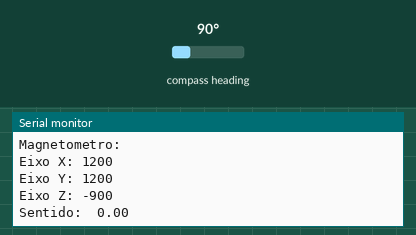
This sketch was run on a simulated ESP32. Shown: the last lines printed to the serial monitor. Inputs (shaded band) come from the test bench; at power-on: compass heading 90°.

Above: at 1.3 s.
1.4 s: compass heading set to 7°
At 1.79 s:
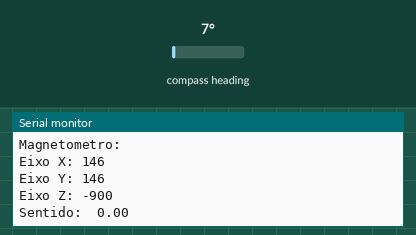
2.9 s: compass heading set to 180°
At 3.3 s:
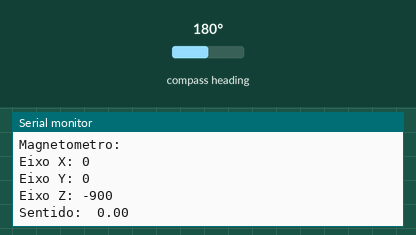
Timing chart, 0 to 5.9 s (numbered marks = the images above; inputs shaded):
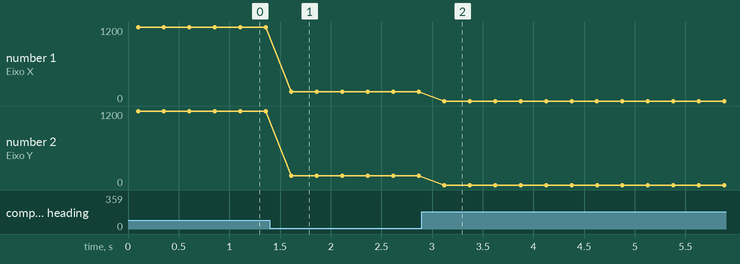

The sketch:

SensorHMC5883LESP32.ino
```cpp
#include "Wire.h"

#include "I2Cdev.h"
#include "HMC5883L.h"
// declarar instancia do magnetometro no endereço padrão 0x1E
HMC5883L mag;

int16_t mx, my, mz;

void setup()
{

  Wire.begin();
  mag.initialize();
  Serial.begin(115200);
  delay(100);
}

void loop()
{
 // realizar leitura do magnetometro
    mag.getHeading(&mx, &mx, &mz);

    // Printar leitura do magnetometo
    Serial.println("Magnetometro:");
    Serial.print("Eixo X: ");
    Serial.println(mx);
    Serial.print("Eixo Y: ");
    Serial.println(mx);
    Serial.print("Eixo Z: ");
    Serial.println(mz);

    // Transformar valores em graus. Valor 0 indica polo norte
    float sentido = atan2(my, mx);
    if(sentido < 0)
      sentido += 2 * M_PI;
    Serial.print("Sentido:\t");
    Serial.println(sentido * 180/M_PI);

  delay(250);
}
```

Measured:
- after the input at 1.4 s, the serial monitor: prints a new line after 0.21 s (image 1)
- after the input at 2.9 s, the serial monitor: prints a new line after 0.22 s (image 2)
- plotted number 1: 1200 → 146 after the input at 1.4 s
- plotted number 2: 1200 → 146 after the input at 1.4 s
